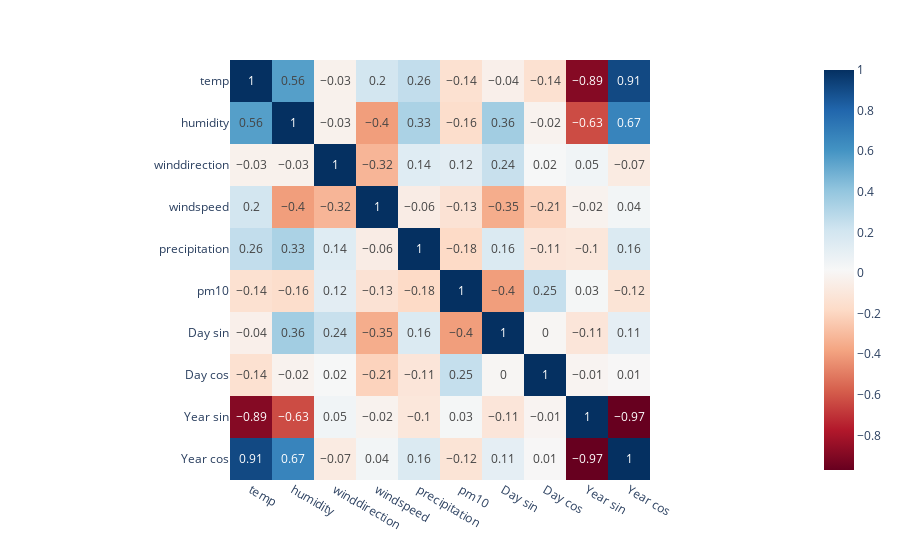

Notebook cell for this chart:
### Markdown cell above
### Korrelation über 14 Tage

### Code cell
correlation_month_df = correlation_df.loc[0:167]
px.imshow(correlation_month_df.corr().round(2), text_auto=True, color_continuous_scale="RdBu")

### Figure 1 — Plotly figure (JSON) as saved in the notebook; plotly's stock layout.template omitted (floating-point values rounded to 4 significant figures)
{"data": [{"coloraxis": "coloraxis", "hovertemplate": "x: %{x}<br>y: %{y}<br>color: %{z}<extra></extra>", "name": "0", "texttemplate": "%{z}", "type": "heatmap", "x": ["temp", "humidity", "winddirection", "windspeed", "precipitation", "pm10", "Day sin", "Day cos", "Year sin", "Year cos"], "xaxis": "x", "y": ["temp", "humidity", "winddirection", "windspeed", "precipitation", "pm10", "Day sin", "Day cos", "Year sin", "Year cos"], "yaxis": "y", "z": [[1, 0.56, -0.03, 0.2, 0.26, -0.14, -0.04, -0.14, -0.89, 0.91], [0.56, 1, -0.03, -0.4, 0.33, -0.16, 0.36, -0.02, -0.63, 0.67], [-0.03, -0.03, 1, -0.32, 0.14, 0.12, 0.24, 0.02, 0.05, -0.07], [0.2, -0.4, -0.32, 1, -0.06, -0.13, -0.35, -0.21, -0.02, 0.04], [0.26, 0.33, 0.14, -0.06, 1, -0.18, 0.16, -0.11, -0.1, 0.16], [-0.14, -0.16, 0.12, -0.13, -0.18, 1, -0.4, 0.25, 0.03, -0.12], [-0.04, 0.36, 0.24, -0.35, 0.16, -0.4, 1, 0, -0.11, 0.11], [-0.14, -0.02, 0.02, -0.21, -0.11, 0.25, 0, 1, -0.01, 0.01], [-0.89, -0.63, 0.05, -0.02, -0.1, 0.03, -0.11, -0.01, 1, -0.97], [0.91, 0.67, -0.07, 0.04, 0.16, -0.12, 0.11, 0.01, -0.97, 1]]}], "layout": {"coloraxis": {"colorscale": [[0, "rgb(103,0,31)"], [0.1, "rgb(178,24,43)"], [0.2, "rgb(214,96,77)"], [0.3, "rgb(244,165,130)"], [0.4, "rgb(253,219,199)"], [0.5, "rgb(247,247,247)"], [0.6, "rgb(209,229,240)"], [0.7, "rgb(146,197,222)"], [0.8, "rgb(67,147,195)"], [0.9, "rgb(33,102,172)"], [1, "rgb(5,48,97)"]]}, "margin": {"t": 60}, "xaxis": {"anchor": "y", "constrain": "domain", "domain": [0, 1], "scaleanchor": "y"}, "yaxis": {"anchor": "x", "autorange": "reversed", "constrain": "domain", "domain": [0, 1]}}}
